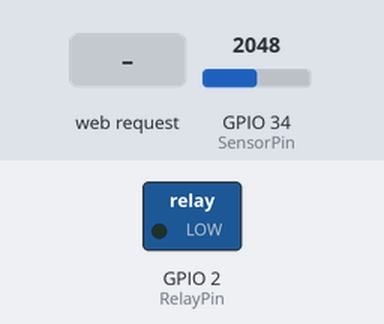
Bench run of a sketch on a simulated ESP32. Parts: switched loads named in the sketch (green lamp = pin HIGH). The inputs (shaded band) are chosen by the test bench; at power-on: GPIO 34 (SensorPin) = 2048. WiFi joins after 1.5 s; servers stay silent unless stated; what the sketch prints to the serial monitor is not drawn.

Above: at 3.7 s.
3.8 s: GPIO 34 (SensorPin) set to 2818
6.5 s: GPIO 34 (SensorPin) set to 2903
At 7.4 s:
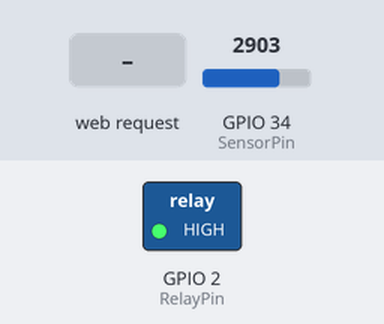
12.0 s: HTTP request GET /bomba?estado=0 received
Timing chart, 0 to 15.0 s (numbered marks = the images above; inputs shaded):
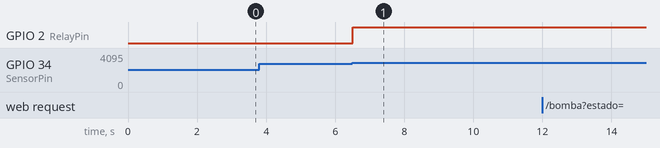

The sketch:

sketch_aug21a_copy_20251102141514.ino
```cpp
#include <WiFi.h>
#include <DHT.h>
#include <WebServer.h>

// --- Wi-Fi ---
const char* ssid = "Mondragon";
const char* password = "Mondragon55";

// --- Servidor web ---
WebServer server(80);

// --- DHT11 ---
#define DHTPIN 15
#define DHTTYPE DHT11
DHT dht(DHTPIN, DHTTYPE);

// --- Sensor de humedad del suelo ---
const int SensorPin = 34;

// --- Relé para bomba ---
const int RelayPin = 2;
bool bombaEncendida = false;
int HUMEDAD_MIN = 30;
int HUMEDAD_MAX = 50;

void setup() {
  Serial.begin(115200);
  delay(1000);

  dht.begin();
  pinMode(RelayPin, OUTPUT);
  digitalWrite(RelayPin, LOW);

  WiFi.begin(ssid, password);
  Serial.print("Conectando a Wi-Fi");
  while (WiFi.status() != WL_CONNECTED) {
    Serial.print(".");
    delay(500);
  }
  Serial.println();
  Serial.println(" Conectado a Wi-Fi");
  Serial.print("IP: ");
  Serial.println(WiFi.localIP());

  // --- Endpoints ---
  server.on("/", handleRoot);    // Interfaz web
  server.on("/datos", handleDatos);   // JSON de sensores
  server.on("/bomba", handleBomba);   // Control bomba
  server.begin();
  Serial.println(" Servidor web iniciado");
}

void loop() {
  server.handleClient();

  // --- Lectura sensores ---
  int valorBruto = analogRead(SensorPin);
  int humedadSuelo = map(valorBruto, 0, 4095, 100, 0);
  humedadSuelo = constrain(humedadSuelo, 0, 100);

  // --- Control automático de bomba ---
  if (humedadSuelo <= HUMEDAD_MIN && !bombaEncendida) {
    digitalWrite(RelayPin, HIGH);
    bombaEncendida = true;
    Serial.println(" Bomba ACTIVADA (automático)");
  } else if (humedadSuelo >= HUMEDAD_MAX && bombaEncendida) {
    digitalWrite(RelayPin, LOW);
    bombaEncendida = false;
    Serial.println(" Bomba DESACTIVADA (automático)");
  }

  delay(2000);
}

// --- Interfaz web ---
void handleRoot() {
  String html = R"rawliteral(
<!DOCTYPE html>
<html lang="es">
<head>
<meta charset="UTF-8">
<title>🌱 Monitor de Riego ESP32</title>
<style>
body { font-family: Arial; text-align:center; margin:0; padding:0; background:#f0f0f0; }
h1 { background:#4CAF50; color:white; padding:20px; margin:0;}
.container { padding:20px; }
.card { background:white; padding:20px; margin:10px auto; width:300px; border-radius:10px; box-shadow: 0 0 10px rgba(0,0,0,0.1);}
button { padding:10px 20px; margin:5px; border:none; border-radius:5px; cursor:pointer;}
#on { background:#4CAF50; color:white;}
#off { background:#f44336; color:white;}
</style>
</head>
<body>
<h1> Monitor de Riego ESP32</h1>
<div class="container">
  <div class="card">
    <h2>Datos del sensor</h2>
    <p> Temperatura: <span id="temp">--</span> °C</p>
    <p> Humedad aire: <span id="humAire">--</span> %</p>
    <p> Humedad suelo: <span id="humSuelo">--</span> %</p>
    <p>Bomba: <span id="bomba">--</span></p>
    <button id="on">Encender bomba</button>
    <button id="off">Apagar bomba</button>
  </div>
</div>
<script>
function actualizarDatos(){
  fetch('/datos')
    .then(res => res.json())
    .then(data => {
      document.getElementById('temp').innerText = data.temperatura;
      document.getElementById('humAire').innerText = data.humedadAire;
      document.getElementById('humSuelo').innerText = data.humedadSuelo;
      document.getElementById('bomba').innerText = data.bombaEncendida ? "ENCENDIDA" : "APAGADA";
    });
}

// Control manual de bomba
document.getElementById('on').addEventListener('click', () => {
  fetch('/bomba?estado=1');
});
document.getElementById('off').addEventListener('click', () => {
  fetch('/bomba?estado=0');
});

// Actualizar cada 2 segundos
setInterval(actualizarDatos, 2000);
actualizarDatos();
</script>
</body>
</html>
)rawliteral";

  server.send(200, "text/html", html);
}

// --- Función que devuelve los datos en JSON ---
void handleDatos() {
  float temperatura = dht.readTemperature();
  float humedadAire = dht.readHumidity();
  int valorBruto = analogRead(SensorPin);
  int humedadSuelo = map(valorBruto, 0, 4095, 100, 0);
  humedadSuelo = constrain(humedadSuelo, 0, 100);

  String json = "{";
  json += "\"temperatura\": " + String(temperatura, 1) + ",";
  json += "\"humedadAire\": " + String(humedadAire, 1) + ",";
  json += "\"humedadSuelo\": " + String(humedadSuelo) + ",";
  json += "\"bombaEncendida\": " + String(bombaEncendida ? "true" : "false");
  json += "}";

  server.send(200, "application/json", json);
}

// --- Función para controlar la bomba manualmente ---
void handleBomba() {
  if (server.hasArg("estado")) {
    String estado = server.arg("estado");
    if (estado == "1") {
      digitalWrite(RelayPin, HIGH);
      bombaEncendida = true;
      server.send(200, "text/plain", "Bomba ENCENDIDA");
      Serial.println(" Bomba ACTIVADA (manual)");
      return;
    } else if (estado == "0") {
      digitalWrite(RelayPin, LOW);
      bombaEncendida = false;
      server.send(200, "text/plain", "Bomba APAGADA");
      Serial.println(" Bomba DESACTIVADA (manual)");
      return;
    }
  }
  server.send(400, "text/plain", "Parámetro 'estado' inválido. Usa 0 o 1.");
}
```

Measured:
- the behaviour switches between 2866 and 2867 on GPIO 34 (SensorPin) (found by bisection; images 0 and 1)
- after the input at 3.8 s, every drawn part: stays the same
- after the input at 6.5 s, GPIO 2 (RelayPin): LOW → HIGH at once
